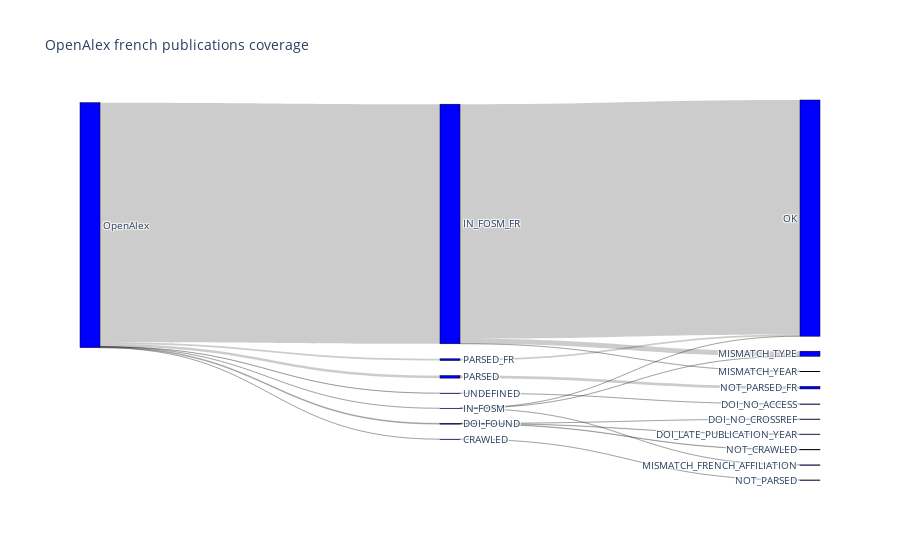

Here is the notebook cell this chart was saved with:
### Code cell
fig = go.Figure(data=[go.Sankey(
    node = dict(
      pad = 15,
      thickness = 20,
      line = dict(color = "black", width = 0.5),
      label = labels,
      color = "blue"
    ),
    link = dict(
      source = sources,
      target = targets,
      value = values
  ))])

fig.update_layout(title_text="OpenAlex french publications coverage", font_size=10)
fig.show()

### Figure 1 — Plotly figure (JSON) as saved in the notebook; plotly's stock layout.template omitted (floating-point values rounded to 4 significant figures)
{"data": [{"link": {"source": [0, 0, 0, 0, 0, 0, 0, 3, 2, 2, 2, 6, 6, 6, 7, 7, 7, 4, 5, 1], "target": [7, 4, 5, 2, 6, 1, 3, 16, 14, 10, 17, 26, 25, 27, 25, 24, 27, 15, 27, 9], "value": [46324, 496, 342, 159, 24, 17, 8, 8, 61, 9, 89, 19, 2, 3, 973, 26, 45325, 496, 342, 17]}, "node": {"color": "blue", "label": ["OpenAlex", "UNDEFINED", "DOI_FOUND", "CRAWLED", "PARSED", "PARSED_FR", "IN_FOSM", "IN_FOSM_FR", "BAD_DOI", "DOI_NO_ACCESS", "DOI_NO_CROSSREF", "DOI_NO_UNPAYWALL", "DOI_NO_PUBLICATION_YEAR", "DOI_EARLY_PUBLICATION_YEAR", "DOI_LATE_PUBLICATION_YEAR", "NOT_PARSED_FR", "NOT_PARSED", "NOT_CRAWLED", "ALEX_DOI_NOT_FOUND", "ALEX_AUTHORSHIPS_NOT_FOUND", "ALEX_YEAR_NOT_FOUND", "ALEX_TYPE_NOT_FOUND", "FOSM_YEAR_NOT_FOUND", "FOSM_TYPE_NOT_FOUND", "MISMATCH_YEAR", "MISMATCH_TYPE", "MISMATCH_FRENCH_AFFILIATION", "OK"], "line": {"color": "black", "width": 0.5}, "pad": 15, "thickness": 20}, "type": "sankey"}], "layout": {"font": {"size": 10}, "title": {"text": "OpenAlex french publications coverage"}}}
